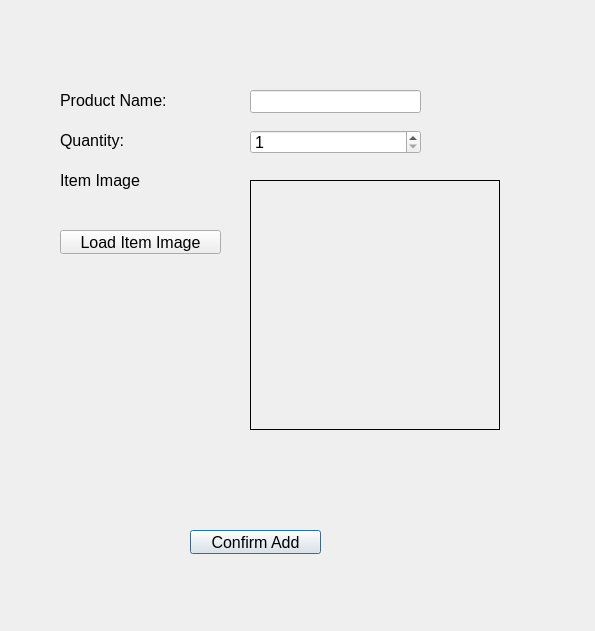
<?xml version="1.0" encoding="UTF-8"?>
<ui version="4.0">
 <class>AddItemDialog</class>
 <widget class="QDialog" name="AddItemDialog">
  <property name="geometry">
   <rect>
    <x>0</x>
    <y>0</y>
    <width>595</width>
    <height>631</height>
   </rect>
  </property>
  <property name="font">
   <font>
    <pointsize>12</pointsize>
   </font>
  </property>
  <property name="windowTitle">
   <string>Add Item</string>
  </property>
  <widget class="QLabel" name="label">
   <property name="geometry">
    <rect>
     <x>60</x>
     <y>80</y>
     <width>141</width>
     <height>41</height>
    </rect>
   </property>
   <property name="font">
    <font>
     <pointsize>12</pointsize>
    </font>
   </property>
   <property name="text">
    <string>Product Name:</string>
   </property>
  </widget>
  <widget class="QLabel" name="label_2">
   <property name="geometry">
    <rect>
     <x>60</x>
     <y>130</y>
     <width>111</width>
     <height>21</height>
    </rect>
   </property>
   <property name="font">
    <font>
     <pointsize>12</pointsize>
    </font>
   </property>
   <property name="text">
    <string>Quantity:</string>
   </property>
  </widget>
  <widget class="QLabel" name="label_3">
   <property name="geometry">
    <rect>
     <x>60</x>
     <y>160</y>
     <width>161</width>
     <height>41</height>
    </rect>
   </property>
   <property name="font">
    <font>
     <pointsize>12</pointsize>
    </font>
   </property>
   <property name="text">
    <string>Item Image</string>
   </property>
  </widget>
  <widget class="QLineEdit" name="txtProductName">
   <property name="geometry">
    <rect>
     <x>250</x>
     <y>90</y>
     <width>171</width>
     <height>23</height>
    </rect>
   </property>
   <property name="font">
    <font>
     <pointsize>12</pointsize>
    </font>
   </property>
  </widget>
  <widget class="QSpinBox" name="sbQuantity">
   <property name="geometry">
    <rect>
     <x>250</x>
     <y>130</y>
     <width>171</width>
     <height>24</height>
    </rect>
   </property>
   <property name="font">
    <font>
     <pointsize>12</pointsize>
    </font>
   </property>
   <property name="minimum">
    <number>1</number>
   </property>
   <property name="maximum">
    <number>1000</number>
   </property>
  </widget>
  <widget class="QLabel" name="lblImage">
   <property name="geometry">
    <rect>
     <x>250</x>
     <y>180</y>
     <width>250</width>
     <height>250</height>
    </rect>
   </property>
   <property name="frameShape">
    <enum>QFrame::Panel</enum>
   </property>
   <property name="text">
    <string/>
   </property>
  </widget>
  <widget class="QPushButton" name="btnConfirmAdd">
   <property name="geometry">
    <rect>
     <x>190</x>
     <y>530</y>
     <width>131</width>
     <height>24</height>
    </rect>
   </property>
   <property name="text">
    <string>Confirm Add</string>
   </property>
  </widget>
  <widget class="QPushButton" name="btnLoadImage">
   <property name="geometry">
    <rect>
     <x>60</x>
     <y>230</y>
     <width>161</width>
     <height>24</height>
    </rect>
   </property>
   <property name="text">
    <string>Load Item Image</string>
   </property>
  </widget>
 </widget>
 <resources/>
 <connections/>
</ui>
